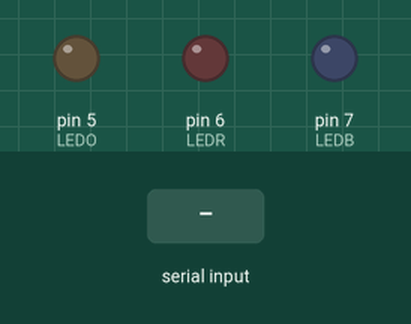
This sketch was run on a simulated Arduino Uno, built with avr-gcc and run on an emulated ATmega328P. Shown: output pins drawn as LEDs (lit = HIGH). The test bench sets the inputs (shaded band).

Above: at 1.7 s.
1.8 s: "2" received over Serial
At 2.5 s:
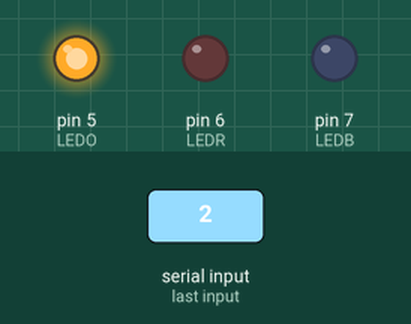
3.3 s: "1" received over Serial
At 3.7 s:
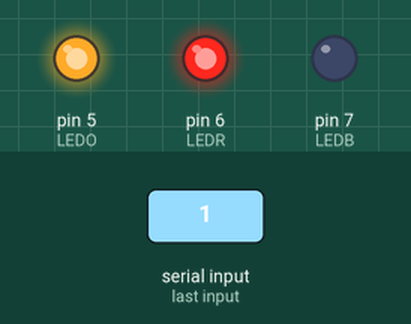
4.8 s: "3" received over Serial
At 6.0 s:
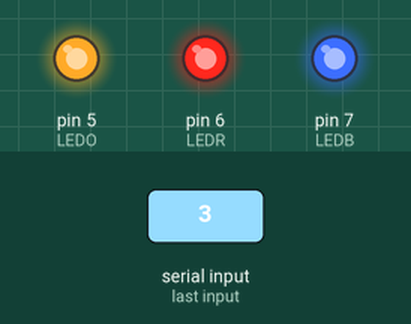
6.3 s: "1" received over Serial
At 7.2 s:
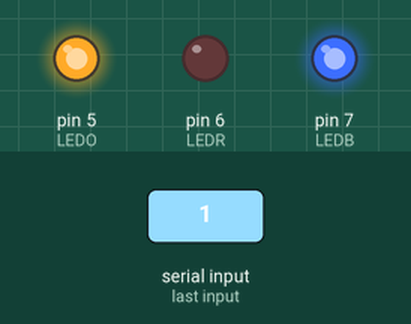
7.8 s: "2" received over Serial
At 8.3 s:
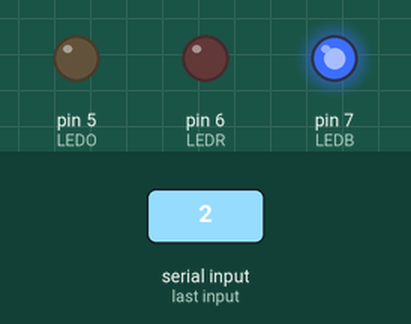
Timing chart, 0 to 10.3 s (numbered marks = the images above; inputs shaded):
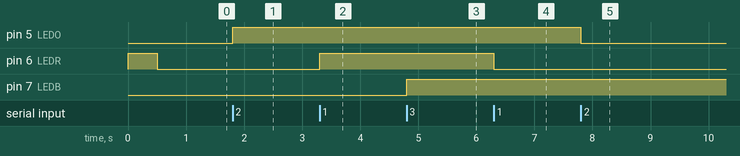

The sketch:

button_with_led.ino
```cpp
  #define LEDR 6
  #define LEDO 5
  #define LEDB 7

  int LEDR_state=0;
  int LEDO_state=0;
  int LEDB_state=0;
  int LEDG_state=0;
  int horn_state=0;


  void setup()
  {
    Serial.begin(9600);
    pinMode(LEDR,OUTPUT);
    pinMode(LEDO,OUTPUT);
    pinMode(LEDB,OUTPUT);
    digitalWrite(LEDR, HIGH);
    delay(500);
    digitalWrite(LEDR, LOW);


  }

  void loop()
  {
    if (Serial.available() > 0) {
      char received = Serial.read();


    if (received == '1' && LEDR_state==0 ) {
        // Turn on LEDR when the corresponding button is pressed
        digitalWrite(LEDR, HIGH);
        LEDR_state = 1 ;
        received = 0 ;
      } else if (received == '2' && LEDO_state == 0  ) {
        // Turn on LEDO when the corresponding button is pressed
        digitalWrite(LEDO, HIGH);
        LEDO_state = 1 ;
        received = 0 ;
      } else if (received == '3' && LEDB_state == 0) {
        // Turn on LEDB when the corresponding button is pressed
        digitalWrite(LEDB, HIGH);
        LEDB_state = 1 ;
       received = 0 ;
      } else {
        // Additional conditions to turn off each LED individually
        if (digitalRead(LEDR) == HIGH && received == '1' && LEDR_state ==1) {
          digitalWrite(LEDR, LOW);
          LEDR_state = 0 ;
         received = 0 ;

        }if (digitalRead(LEDO) == HIGH && received == '2' && LEDO_state == 1 ) {
          digitalWrite(LEDO, LOW);
          LEDO_state = 0 ;
       received= 0 ;

        }if (digitalRead(LEDB) == HIGH && received == '3' && LEDB_state == 1) {
          digitalWrite(LEDB, LOW);
          LEDB_state = 0 ;
        received = 0 ;

        }
      }
      delay(1500);

      }

    }
```

Measured:
- after the input at 1.8 s, pin 5 (LEDO): LOW → HIGH at once
- after the input at 3.3 s, pin 6 (LEDR): LOW → HIGH at once
- after the input at 4.8 s, pin 7 (LEDB): LOW → HIGH at once
- after the input at 6.3 s, pin 6 (LEDR): HIGH → LOW at once
- after the input at 7.8 s, pin 5 (LEDO): HIGH → LOW at once
